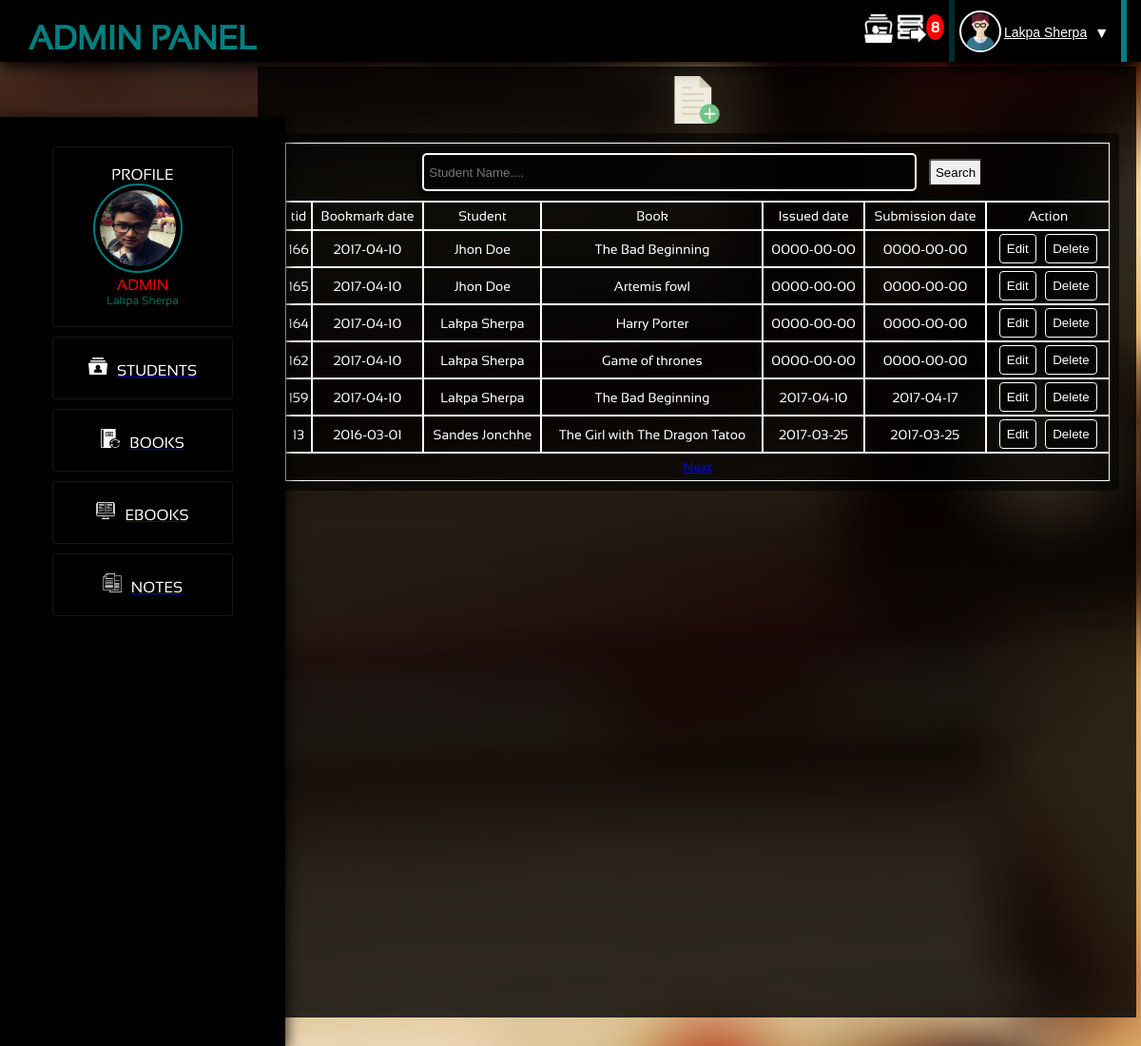
/admin/issues.php (signed in), run on the app's committed database.
### tables this page shows
CREATE TABLE `issues` (
  `tid` int(11) NOT NULL,
  `issuedate` date NOT NULL,
  `submission` date NOT NULL,
  `b_id` int(11) NOT NULL,
  `s_id` int(11) NOT NULL,
  `bookmarked` date NOT NULL
);

CREATE TABLE `student` (
  `image` varchar(50) NOT NULL,
  `sid` int(11) NOT NULL,
  `email` varchar(30) NOT NULL,
  `password` varchar(20) NOT NULL,
  `fname` varchar(30) DEFAULT NULL,
  `program` varchar(10) DEFAULT NULL,
  `year` varchar(8) DEFAULT NULL,
  `roll_no` int(11) DEFAULT NULL,
  `address` varchar(30) NOT NULL,
  `mobile` varchar(20) DEFAULT NULL,
  `reg_date` date NOT NULL,
  `reg_time` time NOT NULL,
  `ip_address` varchar(15) NOT NULL
);

CREATE TABLE `books` (
  `bid` int(11) NOT NULL,
  `name` varchar(50) NOT NULL,
  `image` varchar(100) NOT NULL,
  `author` varchar(20) NOT NULL,
  `category` varchar(30) NOT NULL,
  `publisher` varchar(40) NOT NULL,
  `edition` varchar(10) NOT NULL,
  `subject` varchar(30) NOT NULL,
  `semester` varchar(1) NOT NULL,
  `quantity` int(11) NOT NULL
);

### admin/class/class.ManageIssue.php (called while the page is built, shortened)
<?php
	include_once('../class.database.php');
	class ManageIssue{
		public $linker;
		function __construct(){
			$db_connection = new dbConnection();
			$this->linker = $db_connection->connect();
			return $this->linker;
		}
		function listIssue($limit){
			$query = $this->linker->query("SELECT * FROM issues,student,books WHERE sid=s_id AND bid=b_id ORDER BY tid DESC $limit");
			$counts = $query->rowCount();
			if($counts >= 1){
				$result = $query->fetchAll();
			}else{
				$result = $counts;
			}
			return $result;
		}
	}
?>

### class.database.php (called while the page is built, shortened)
<?php
	class dbConnection{
		public $db_name = 'php-librarys';
		public $db_user = 'root';
		public $db_pass = '';
		public $db_host = 'localhost';
		function connect(){
			try{
				$this->db_conn = new PDO("mysql:host=$this->db_host;dbname=$this->db_name",
					$this->db_user,$this->db_pass);
				return $this->db_conn;
			}
			catch(PDOException $e){
				return $e->getMessage();
			}
		}
	}
?>

### admin/issues.php (the view, shortened to what this page needs)
<?php
  include_once('header.php');
  include_once('manage/manage.issues.php');
?>
<div class="main_content"><center>
  <img src="../gallery/logo/filee.png" style="height:50px;width:50px;cursor:pointer" id="clickadd" onClick="add()">
<div class="displaycontainer">
  <table class="table table-striped">
    <thead>
        <tr>
          <section id="search">
          <form method="get" action="#" class="searching">
          <td colspan="12" style="">
          <input type="text" placeholder="Student Name...." id="admin_search" name="idate"/>
          <input type="Submit" name="seacher" value="Search" id="search_s"></td>
        </form>
        </tr>
      <tr>
        <td>tid</td>
         <td>Bookmark date</td>
        <td>Student</td>
        <td>Book</td>
        <td>Issued date</td>
        <td>Submission date</td>
        <td>Action</td>
      </tr>
    </thead>
    <tbody>
      <?php
      if(!isset($_GET['idate'])){
      if($list_issue !== 0)
      {
        foreach ($list_issue as $key => $value) {
          ?>
          <tr>
          <td><?php echo $value['tid']; ?></td>
          <td><?php echo $value['bookmarked']; ?></td>
          <td><?php echo $value['fname']; ?></td>
          <td><?php echo $value['name']; ?></td>
          <td><?php echo $value['issuedate']; ?></td>
          <td><?php echo $value['submission']; ?></td>
          <td>
          <a href="edit_issue.php?tid=<?php echo $value['tid'];?>"><button>Edit</button></a>
          <button id="btn_delete<?php echo $value['tid']; ?>" value="<?php echo $value['tid']; ?>">Delete</button>
          </td>
          </tr>
          <?php
        }
      }else{
        echo '<td><td></td></td><td><td>Sorry no more Student to show under this section</td></td><td></td><td></td>';
      }
      ?>
      <tr><td colspan="7"><?php echo $pagination; ?></td></tr>
    <?php
      }else{
        echo $searched_i;
      }
    ?>
    </tbody>
    </table>
</div>
	</div>
</body>
</html>

### admin/admin_style.css (style rules this page uses)
body,html { margin:0px; padding:0px; background:#5C5B5C; font-family:sansation; }
.main_content { background:rgba(0,0,0,0.8); height:1000px; width:77%; float:right; color:white; margin-top:70px; margin-right:5px; }
.displayContainer { color:#100706; height:auto; width:98%; margin:10px 10px 10px 10px; }
.displaycontainer #search { display:none; transition:all 0.6s; }
#clickadd { margin:10px 0px 0px 0px; }
#admin_search { background:red; padding:5px; box-shadow:0px 5px 10px black; border-radius:5px; border:2px solid white; background:rgba(0,0,0,0.6); color:white; margin:10px; width:60%; height:40px; }
#search_s { padding:5px; cursor:pointer; border-radius:3px; }
.displaycontainer table { color:white; background:rgba(0,0,0,0.6); padding:10px; border-radius:5px; width:98%; font-size:14px; border-spacing:0px; text-align:center; background:white; color:black; color:white; background:rgba(0,0,0,0.6); }
.displaycontainer table tr { //border:0px solid white; padding:0px; height:30px; }
.displaycontainer table tr td { border:0.5px solid white; //border-left:0px; //border-right:0px; //border-top:0px; padding:0px; }
.displaycontainer table button { border-radius:4px; // background:teal; color:white; padding:7px; cursor:pointer; border:0px; margin:3px; background:rgba(0,0,0,0.6); color:white; border:1px solid white; }

### data on the page
issues: tid "166", bookmarked "2017-04-10", student.fname "Jhon Doe", books.name "The Bad Beginning", issuedate "0000-00-00", submission "0000-00-00"
issues: tid "165", bookmarked "2017-04-10", student.fname "Jhon Doe", books.name "Artemis fowl", issuedate "0000-00-00", submission "0000-00-00"
issues: tid "164", bookmarked "2017-04-10", student.fname "Lakpa Sherpa", books.name "Harry Porter", issuedate "0000-00-00", submission "0000-00-00"
issues: tid "162", bookmarked "2017-04-10", student.fname "Lakpa Sherpa", books.name "Game of thrones", issuedate "0000-00-00", submission "0000-00-00"
issues: tid "159", bookmarked "2017-04-10", student.fname "Lakpa Sherpa", books.name "The Bad Beginning", issuedate "2017-04-10", submission "2017-04-17"
issues: tid "13", bookmarked "2016-03-01", student.fname "Sandes Jonchhe", books.name "The Girl with The Dragon Tatoo", issuedate "2017-03-25", submission "2017-03-25"

### other printed values
$_SESSION['todo_name'] "Lakpa Sherpa"
$init->countIssues() "8"
